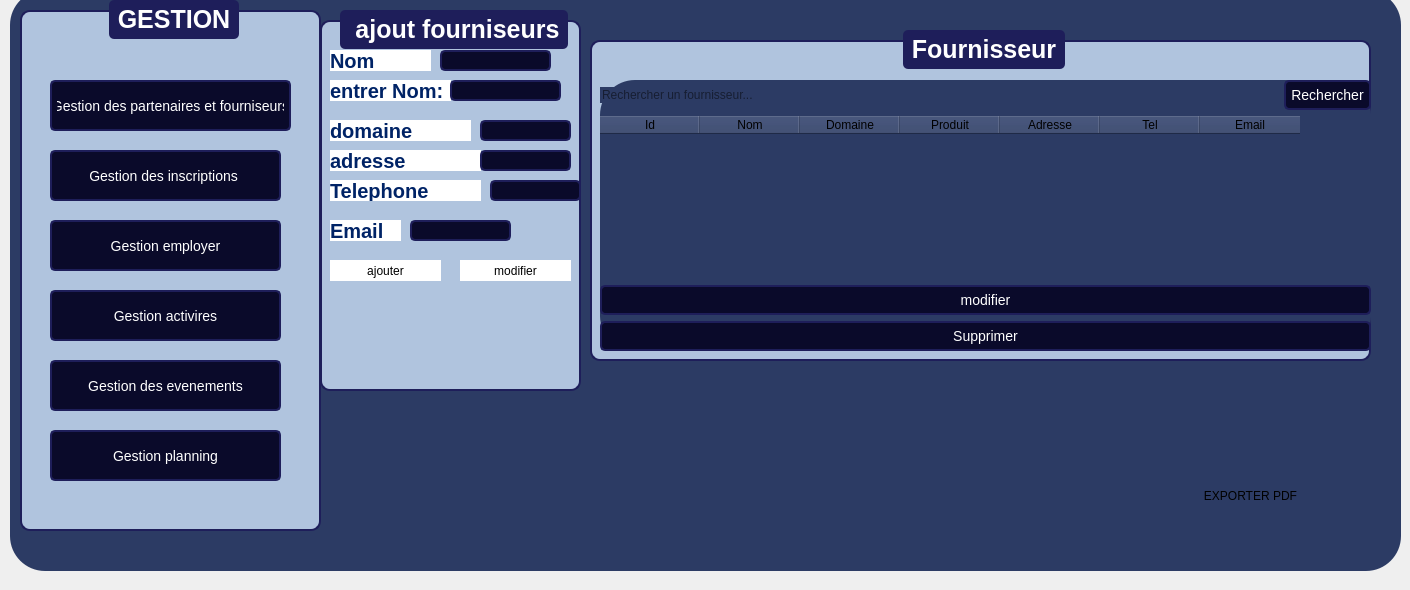
    <widget class="QWidget" name="page">
     <widget class="QFrame" name="frame1">
      <property name="geometry">
       <rect>
        <x>10</x>
        <y>-10</y>
        <width>1391</width>
        <height>581</height>
       </rect>
      </property>
      <property name="styleSheet">
       <string notr="true">background-color: rgb(44, 59, 100);
border-radius: 35px;</string>
      </property>
      <property name="frameShape">
       <enum>QFrame::Shape::StyledPanel</enum>
      </property>
      <property name="frameShadow">
       <enum>QFrame::Shadow::Raised</enum>
      </property>
      <widget class="QPushButton" name="pushButton_iconPromo">
       <property name="geometry">
        <rect>
         <x>20</x>
         <y>200</y>
         <width>21</width>
         <height>31</height>
        </rect>
       </property>
       <property name="styleSheet">
        <string notr="true">border: none;
background: transparent;
image: url(:/resources/icone1.png);
</string>
       </property>
       <property name="text">
        <string/>
       </property>
      </widget>
      <widget class="QPushButton" name="pushButton_iconCmd">
       <property name="geometry">
        <rect>
         <x>21</x>
         <y>231</y>
         <width>20</width>
         <height>21</height>
        </rect>
       </property>
       <property name="styleSheet">
        <string notr="true">border: none;
background: transparent;
image: url(:/resources/icone4.png);
</string>
       </property>
       <property name="text">
        <string/>
       </property>
      </widget>
      <widget class="QPushButton" name="pushButton_iconOut">
       <property name="geometry">
        <rect>
         <x>20</x>
         <y>320</y>
         <width>20</width>
         <height>31</height>
        </rect>
       </property>
       <property name="styleSheet">
        <string notr="true">border: none;
background: transparent;
image: url(:/resources/icone7.png);
</string>
       </property>
       <property name="text">
        <string/>
       </property>
      </widget>
      <widget class="QLabel" name="label_8">
       <property name="geometry">
        <rect>
         <x>50</x>
         <y>560</y>
         <width>63</width>
         <height>20</height>
        </rect>
       </property>
       <property name="text">
        <string/>
       </property>
      </widget>
      <widget class="QLabel" name="label_9">
       <property name="geometry">
        <rect>
         <x>50</x>
         <y>600</y>
         <width>63</width>
         <height>20</height>
        </rect>
       </property>
       <property name="text">
        <string/>
       </property>
      </widget>
      <widget class="QGroupBox" name="groupBox_14">
       <property name="geometry">
        <rect>
         <x>10</x>
         <y>10</y>
         <width>301</width>
         <height>531</height>
        </rect>
       </property>
       <property name="styleSheet">
        <string notr="true">QGroupBox {
    font-family: &quot;Arial&quot;;
    font-size: 25px;
    font-weight: bold;
    color: #0A0A2A;
    border: 2px solid #1E1E5A;
    border-radius: 10px;
    margin-top: 10px;
    background-color: #B0C4DE;
}

QGroupBox::title {
    subcontrol-origin: margin;
    subcontrol-position: top center;
    padding: 5px;
    background-color: #1E1E5A;
    color: white;
    border-radius: 5px;
}
</string>
       </property>
       <property name="title">
        <string>GESTION</string>
       </property>
       <widget class="QPushButton" name="pushButton_89">
        <property name="geometry">
         <rect>
          <x>370</x>
          <y>420</y>
          <width>81</width>
          <height>51</height>
         </rect>
        </property>
        <property name="styleSheet">
         <string notr="true">QLineEdit, QDateTimeEdit {
    font-family: &quot;Arial&quot;;
    font-size: 14px;
    color: white;
    background-color: #0A0A2A;
    border: 2px solid #1E1E5A;
    border-radius: 5px;
    padding: 5px;
}

QPushButton {
    font-family: &quot;Arial Black&quot;;
    font-size: 14px;
    color: white;
    background-color: #0A0A2A;
    border: 2px solid #1E1E5A;
    border-radius: 5px;
    padding: 5px;
}

QPushButton:hover {
    background-color: #1E1E5A;
}
</string>
        </property>
        <property name="text">
         <string>modifier</string>
        </property>
        <property name="icon">
         <iconset>
          <normaloff>:/icons/icones/addition.png</normaloff>:/icons/icones/addition.png</iconset>
        </property>
        <property name="iconSize">
         <size>
          <width>20</width>
          <height>20</height>
         </size>
        </property>
       </widget>
       <widget class="QPushButton" name="GF">
        <property name="geometry">
         <rect>
          <x>30</x>
          <y>80</y>
          <width>241</width>
          <height>51</height>
         </rect>
        </property>
        <property name="styleSheet">
         <string notr="true">QLineEdit, QDateTimeEdit {
    font-family: &quot;Arial&quot;;
    font-size: 14px;
    color: white;
    background-color: #0A0A2A;
    border: 2px solid #1E1E5A;
    border-radius: 5px;
    padding: 5px;
}

QPushButton {
    font-family: &quot;Arial Black&quot;;
    font-size: 14px;
    color: white;
    background-color: #0A0A2A;
    border: 2px solid #1E1E5A;
    border-radius: 5px;
    padding: 5px;
}

QPushButton:hover {
    background-color: #1E1E5A;
}
</string>
        </property>
        <property name="text">
         <string>Gestion des partenaires et fourniseurs</string>
        </property>
        <property name="icon">
         <iconset>
          <normaloff>:/icons/icones/addition.png</normaloff>:/icons/icones/addition.png</iconset>
        </property>
        <property name="iconSize">
         <size>
          <width>20</width>
          <height>20</height>
         </size>
        </property>
       </widget>
       <widget class="QPushButton" name="GI">
        <property name="geometry">
         <rect>
          <x>30</x>
          <y>150</y>
          <width>231</width>
          <height>51</height>
         </rect>
        </property>
        <property name="styleSheet">
         <string notr="true">QLineEdit, QDateTimeEdit {
    font-family: &quot;Arial&quot;;
    font-size: 14px;
    color: white;
    background-color: #0A0A2A;
    border: 2px solid #1E1E5A;
    border-radius: 5px;
    padding: 5px;
}

QPushButton {
    font-family: &quot;Arial Black&quot;;
    font-size: 14px;
    color: white;
    background-color: #0A0A2A;
    border: 2px solid #1E1E5A;
    border-radius: 5px;
    padding: 5px;
}

QPushButton:hover {
    background-color: #1E1E5A;
}
</string>
        </property>
        <property name="text">
         <string>Gestion des inscriptions </string>
        </property>
        <property name="icon">
         <iconset>
          <normaloff>:/icons/icones/addition.png</normaloff>:/icons/icones/addition.png</iconset>
        </property>
        <property name="iconSize">
         <size>
          <width>20</width>
          <height>20</height>
         </size>
        </property>
       </widget>
       <widget class="QPushButton" name="GE">
        <property name="geometry">
         <rect>
          <x>30</x>
          <y>220</y>
          <width>231</width>
          <height>51</height>
         </rect>
        </property>
        <property name="styleSheet">
         <string notr="true">QLineEdit, QDateTimeEdit {
    font-family: &quot;Arial&quot;;
    font-size: 14px;
    color: white;
    background-color: #0A0A2A;
    border: 2px solid #1E1E5A;
    border-radius: 5px;
    padding: 5px;
}

QPushButton {
    font-family: &quot;Arial Black&quot;;
    font-size: 14px;
    color: white;
    background-color: #0A0A2A;
    border: 2px solid #1E1E5A;
    border-radius: 5px;
    padding: 5px;
}

QPushButton:hover {
    background-color: #1E1E5A;
}
</string>
        </property>
        <property name="text">
         <string>Gestion employer</string>
        </property>
        <property name="icon">
         <iconset>
          <normaloff>:/icons/icones/addition.png</normaloff>:/icons/icones/addition.png</iconset>
        </property>
        <property name="iconSize">
         <size>
          <width>20</width>
          <height>20</height>
         </size>
        </property>
       </widget>
       <widget class="QPushButton" name="GA">
        <property name="geometry">
         <rect>
          <x>30</x>
          <y>290</y>
          <width>231</width>
          <height>51</height>
         </rect>
        </property>
        <property name="styleSheet">
         <string notr="true">QLineEdit, QDateTimeEdit {
    font-family: &quot;Arial&quot;;
    font-size: 14px;
    color: white;
    background-color: #0A0A2A;
    border: 2px solid #1E1E5A;
    border-radius: 5px;
    padding: 5px;
}

QPushButton {
    font-family: &quot;Arial Black&quot;;
    font-size: 14px;
    color: white;
    background-color: #0A0A2A;
    border: 2px solid #1E1E5A;
    border-radius: 5px;
    padding: 5px;
}

QPushButton:hover {
    background-color: #1E1E5A;
}
</string>
        </property>
        <property name="text">
         <string>Gestion activires</string>
        </property>
        <property name="icon">
         <iconset>
          <normaloff>:/icons/icones/addition.png</normaloff>:/icons/icones/addition.png</iconset>
        </property>
        <property name="iconSize">
         <size>
          <width>20</width>
          <height>20</height>
         </size>
        </property>
       </widget>
       <widget class="QPushButton" name="GE2">
        <property name="geometry">
         <rect>
          <x>30</x>
          <y>360</y>
          <width>231</width>
          <height>51</height>
         </rect>
        </property>
        <property name="styleSheet">
         <string notr="true">QLineEdit, QDateTimeEdit {
    font-family: &quot;Arial&quot;;
    font-size: 14px;
    color: white;
    background-color: #0A0A2A;
    border: 2px solid #1E1E5A;
    border-radius: 5px;
    padding: 5px;
}

QPushButton {
    font-family: &quot;Arial Black&quot;;
    font-size: 14px;
    color: white;
    background-color: #0A0A2A;
    border: 2px solid #1E1E5A;
    border-radius: 5px;
    padding: 5px;
}

QPushButton:hover {
    background-color: #1E1E5A;
}
</string>
        </property>
        <property name="text">
         <string>Gestion des evenements</string>
        </property>
        <property name="icon">
         <iconset>
          <normaloff>:/icons/icones/addition.png</normaloff>:/icons/icones/addition.png</iconset>
        </property>
        <property name="iconSize">
         <size>
          <width>20</width>
          <height>20</height>
         </size>
        </property>
       </widget>
       <widget class="QPushButton" name="GP">
        <property name="geometry">
         <rect>
          <x>30</x>
          <y>430</y>
          <width>231</width>
          <height>51</height>
         </rect>
        </property>
        <property name="styleSheet">
         <string notr="true">QLineEdit, QDateTimeEdit {
    font-family: &quot;Arial&quot;;
    font-size: 14px;
    color: white;
    background-color: #0A0A2A;
    border: 2px solid #1E1E5A;
    border-radius: 5px;
    padding: 5px;
}

QPushButton {
    font-family: &quot;Arial Black&quot;;
    font-size: 14px;
    color: white;
    background-color: #0A0A2A;
    border: 2px solid #1E1E5A;
    border-radius: 5px;
    padding: 5px;
}

QPushButton:hover {
    background-color: #1E1E5A;
}
</string>
        </property>
        <property name="text">
         <string>Gestion planning</string>
        </property>
        <property name="icon">
         <iconset>
          <normaloff>:/icons/icones/addition.png</normaloff>:/icons/icones/addition.png</iconset>
        </property>
        <property name="iconSize">
         <size>
          <width>20</width>
          <height>20</height>
         </size>
        </property>
       </widget>
      </widget>
      <widget class="QLabel" name="label_5">
       <property name="geometry">
        <rect>
         <x>800</x>
         <y>200</y>
         <width>63</width>
         <height>20</height>
        </rect>
       </property>
       <property name="text">
        <string>1</string>
       </property>
      </widget>
      <widget class="QGroupBox" name="groupBox_31">
       <property name="geometry">
        <rect>
         <x>580</x>
         <y>40</y>
         <width>781</width>
         <height>331</height>
        </rect>
       </property>
       <property name="styleSheet">
        <string notr="true">QGroupBox {
    font-family: &quot;Arial&quot;;
    font-size: 25px;
    font-weight: bold;
    color: #0A0A2A;
    border: 2px solid #1E1E5A;
    border-radius: 10px;
    margin-top: 10px;
    background-color: #B0C4DE;
}

QGroupBox::title {
    subcontrol-origin: margin;
    subcontrol-position: top center;
    padding: 5px;
    background-color: #1E1E5A;
    color: white;
    border-radius: 5px;
}
</string>
       </property>
       <property name="title">
        <string>Fournisseur</string>
       </property>
       <widget class="QWidget" name="verticalLayoutWidget">
        <property name="geometry">
         <rect>
          <x>10</x>
          <y>50</y>
          <width>771</width>
          <height>271</height>
         </rect>
        </property>
        <layout class="QVBoxLayout" name="verticalLayout_2">
         <item>
          <layout class="QHBoxLayout" name="horizontalLayout">
           <item>
            <widget class="QLineEdit" name="lineEdit">
             <property name="placeholderText">
              <string>Rechercher un fournisseur...</string>
             </property>
            </widget>
           </item>
           <item>
            <widget class="QPushButton" name="pushButton_86">
             <property name="styleSheet">
              <string notr="true">QLineEdit, QDateTimeEdit {
    font-family: &quot;Arial&quot;;
    font-size: 14px;
    color: white;
    background-color: #0A0A2A;
    border: 2px solid #1E1E5A;
    border-radius: 5px;
    padding: 5px;
}

QPushButton {
    font-family: &quot;Arial Black&quot;;
    font-size: 14px;
    color: white;
    background-color: #0A0A2A;
    border: 2px solid #1E1E5A;
    border-radius: 5px;
    padding: 5px;
}

QPushButton:hover {
    background-color: #1E1E5A;
}
</string>
             </property>
             <property name="text">
              <string>Rechercher</string>
             </property>
             <property name="icon">
              <iconset>
               <normaloff>:/icons/icones/addition.png</normaloff>:/icons/icones/addition.png</iconset>
             </property>
             <property name="iconSize">
              <size>
               <width>20</width>
               <height>20</height>
              </size>
             </property>
            </widget>
           </item>
          </layout>
         </item>
         <item>
          <widget class="QTableWidget" name="tableWidget_7">
           <column>
            <property name="text">
             <string>Id</string>
            </property>
           </column>
           <column>
            <property name="text">
             <string>Nom</string>
            </property>
           </column>
           <column>
            <property name="text">
             <string>Domaine</string>
            </property>
           </column>
           <column>
            <property name="text">
             <string>Produit</string>
            </property>
           </column>
           <column>
            <property name="text">
             <string>Adresse</string>
            </property>
           </column>
           <column>
            <property name="text">
             <string>Tel</string>
            </property>
           </column>
           <column>
            <property name="text">
             <string>Email</string>
            </property>
           </column>
          </widget>
         </item>
         <item>
          <layout class="QHBoxLayout" name="horizontalLayout_2"/>
         </item>
         <item>
          <layout class="QVBoxLayout" name="verticalLayout_3"/>
         </item>
         <item>
          <widget class="QPushButton" name="pushButton_87">
           <property name="styleSheet">
            <string notr="true">QLineEdit, QDateTimeEdit {
    font-family: &quot;Arial&quot;;
    font-size: 14px;
    color: white;
    background-color: #0A0A2A;
    border: 2px solid #1E1E5A;
    border-radius: 5px;
    padding: 5px;
}

QPushButton {
    font-family: &quot;Arial Black&quot;;
    font-size: 14px;
    color: white;
    background-color: #0A0A2A;
    border: 2px solid #1E1E5A;
    border-radius: 5px;
    padding: 5px;
}

QPushButton:hover {
    background-color: #1E1E5A;
}
</string>
           </property>
           <property name="text">
            <string>modifier</string>
           </property>
           <property name="icon">
            <iconset>
             <normaloff>:/icons/icones/addition.png</normaloff>:/icons/icones/addition.png</iconset>
           </property>
           <property name="iconSize">
            <size>
             <width>20</width>
             <height>20</height>
            </size>
           </property>
          </widget>
         </item>
         <item>
          <layout class="QVBoxLayout" name="verticalLayout_4"/>
         </item>
         <item>
          <widget class="QPushButton" name="pushButton_88">
           <property name="styleSheet">
            <string notr="true">QLineEdit, QDateTimeEdit {
    font-family: &quot;Arial&quot;;
    font-size: 14px;
    color: white;
    background-color: #0A0A2A;
    border: 2px solid #1E1E5A;
    border-radius: 5px;
    padding: 5px;
}

QPushButton {
    font-family: &quot;Arial Black&quot;;
    font-size: 14px;
    color: white;
    background-color: #0A0A2A;
    border: 2px solid #1E1E5A;
    border-radius: 5px;
    padding: 5px;
}

QPushButton:hover {
    background-color: #1E1E5A;
}
</string>
           </property>
           <property name="text">
            <string>Supprimer</string>
           </property>
           <property name="icon">
            <iconset>
             <normaloff>:/icons/icones/addition.png</normaloff>:/icons/icones/addition.png</iconset>
           </property>
           <property name="iconSize">
            <size>
             <width>20</width>
             <height>20</height>
            </size>
           </property>
          </widget>
         </item>
        </layout>
       </widget>
      </widget>
      <widget class="QGroupBox" name="groupBox_36">
       <property name="geometry">
        <rect>
         <x>310</x>
         <y>20</y>
         <width>261</width>
         <height>381</height>
        </rect>
       </property>
       <property name="styleSheet">
        <string notr="true">QGroupBox {
    font-family: &quot;Arial&quot;;
    font-size: 25px;
    font-weight: bold;
    color: #0A0A2A;
    border: 2px solid #1E1E5A;
    border-radius: 10px;
    margin-top: 10px;
    background-color: #B0C4DE;
}

QGroupBox::title {
    subcontrol-origin: margin;
    subcontrol-position: top center;
    padding: 5px;
    background-color: #1E1E5A;
    color: white;
    border-radius: 5px;
}
</string>
       </property>
       <property name="title">
        <string> ajout fourniseurs</string>
       </property>
       <widget class="QPushButton" name="pushButton_102">
        <property name="geometry">
         <rect>
          <x>370</x>
          <y>420</y>
          <width>81</width>
          <height>51</height>
         </rect>
        </property>
        <property name="styleSheet">
         <string notr="true">QLineEdit, QDateTimeEdit {
    font-family: &quot;Arial&quot;;
    font-size: 14px;
    color: white;
    background-color: #0A0A2A;
    border: 2px solid #1E1E5A;
    border-radius: 5px;
    padding: 5px;
}

QPushButton {
    font-family: &quot;Arial Black&quot;;
    font-size: 14px;
    color: white;
    background-color: #0A0A2A;
    border: 2px solid #1E1E5A;
    border-radius: 5px;
    padding: 5px;
}

QPushButton:hover {
    background-color: #1E1E5A;
}
</string>
        </property>
        <property name="text">
         <string>modifier</string>
        </property>
        <property name="icon">
         <iconset>
          <normaloff>:/icons/icones/addition.png</normaloff>:/icons/icones/addition.png</iconset>
        </property>
        <property name="iconSize">
         <size>
          <width>20</width>
          <height>20</height>
         </size>
        </property>
       </widget>
       <widget class="QPushButton" name="pushButton_103">
        <property name="geometry">
         <rect>
          <x>120</x>
          <y>40</y>
          <width>111</width>
          <height>21</height>
         </rect>
        </property>
        <property name="styleSheet">
         <string notr="true">QLineEdit, QDateTimeEdit {
    font-family: &quot;Arial&quot;;
    font-size: 14px;
    color: white;
    background-color: #0A0A2A;
    border: 2px solid #1E1E5A;
    border-radius: 5px;
    padding: 5px;
}

QPushButton {
    font-family: &quot;Arial Black&quot;;
    font-size: 14px;
    color: white;
    background-color: #0A0A2A;
    border: 2px solid #1E1E5A;
    border-radius: 5px;
    padding: 5px;
}

QPushButton:hover {
    background-color: #1E1E5A;
}
</string>
        </property>
        <property name="text">
         <string/>
        </property>
        <property name="icon">
         <iconset>
          <normaloff>:/icons/icones/addition.png</normaloff>:/icons/icones/addition.png</iconset>
        </property>
        <property name="iconSize">
         <size>
          <width>20</width>
          <height>20</height>
         </size>
        </property>
       </widget>
       <widget class="QLabel" name="label_178">
        <property name="geometry">
         <rect>
          <x>10</x>
          <y>40</y>
          <width>101</width>
          <height>21</height>
         </rect>
        </property>
        <property name="styleSheet">
         <string notr="true">QLabel {
	background-color: rgb(0, 85, 127);
	background-color: rgb(255, 255, 255);
    font-size: 20px;
    font-weight: bold;
    color: #002366;  /* Bleu foncé */
}</string>
        </property>
        <property name="text">
         <string>Nom</string>
        </property>
       </widget>
       <widget class="QLabel" name="label_179">
        <property name="geometry">
         <rect>
          <x>10</x>
          <y>70</y>
          <width>121</width>
          <height>21</height>
         </rect>
        </property>
        <property name="styleSheet">
         <string notr="true">QLabel {
	background-color: rgb(255, 255, 255);
    font-size: 20px;
    font-weight: bold;
    color: #002366;  /* Bleu foncé */
}</string>
        </property>
        <property name="text">
         <string>entrer Nom: </string>
        </property>
       </widget>
       <widget class="QLabel" name="label_180">
        <property name="geometry">
         <rect>
          <x>10</x>
          <y>110</y>
          <width>141</width>
          <height>21</height>
         </rect>
        </property>
        <property name="styleSheet">
         <string notr="true">QLabel {
	background-color: rgb(255, 255, 255);
    font-size: 20px;
    font-weight: bold;
    color: #002366;  /* Bleu foncé */
}</string>
        </property>
        <property name="text">
         <string>domaine</string>
        </property>
       </widget>
       <widget class="QLabel" name="label_181">
        <property name="geometry">
         <rect>
          <x>10</x>
          <y>140</y>
          <width>151</width>
          <height>21</height>
         </rect>
        </property>
        <property name="styleSheet">
         <string notr="true">QLabel {
	background-color: rgb(255, 255, 255);
    font-size: 20px;
    font-weight: bold;
    color: #002366;  /* Bleu foncé */
}</string>
        </property>
        <property name="text">
         <string>adresse</string>
        </property>
       </widget>
       <widget class="QLabel" name="label_182">
        <property name="geometry">
         <rect>
          <x>10</x>
          <y>170</y>
          <width>151</width>
          <height>21</height>
         </rect>
        </property>
        <property name="styleSheet">
         <string notr="true">QLabel {
	background-color: rgb(0, 85, 127);
	background-color: rgb(255, 255, 255);
    font-size: 20px;
    font-weight: bold;
    color: #002366;  /* Bleu foncé */
}</string>
        </property>
        <property name="text">
         <string>Telephone</string>
        </property>
       </widget>
       <widget class="QLabel" name="label_183">
        <property name="geometry">
         <rect>
          <x>10</x>
          <y>210</y>
          <width>71</width>
          <height>21</height>
         </rect>
        </property>
        <property name="styleSheet">
         <string notr="true">QLabel {
	background-color: rgb(255, 255, 255);
	alternate-background-color: rgb(255, 255, 255);
    font-size: 20px;
    font-weight: bold;
    color: #002366;  /* Bleu foncé */
}</string>
        </property>
        <property name="text">
         <string>Email</string>
        </property>
       </widget>
       <widget class="QPushButton" name="pushButton_104">
        <property name="geometry">
         <rect>
          <x>130</x>
          <y>70</y>
          <width>111</width>
          <height>21</height>
         </rect>
        </property>
        <property name="styleSheet">
         <string notr="true">QLineEdit, QDateTimeEdit {
    font-family: &quot;Arial&quot;;
    font-size: 14px;
    color: white;
    background-color: #0A0A2A;
    border: 2px solid #1E1E5A;
    border-radius: 5px;
    padding: 5px;
}

QPushButton {
    font-family: &quot;Arial Black&quot;;
    font-size: 14px;
    color: white;
    background-color: #0A0A2A;
    border: 2px solid #1E1E5A;
    border-radius: 5px;
    padding: 5px;
}

QPushButton:hover {
    background-color: #1E1E5A;
}
</string>
        </property>
        <property name="text">
         <string/>
        </property>
        <property name="icon">
         <iconset>
          <normaloff>:/icons/icones/addition.png</normaloff>:/icons/icones/addition.png</iconset>
        </property>
        <property name="iconSize">
         <size>
          <width>20</width>
          <height>20</height>
         </size>
        </property>
       </widget>
       <widget class="QPushButton" name="pushButton_105">
        <property name="geometry">
         <rect>
          <x>160</x>
          <y>110</y>
          <width>91</width>
          <height>21</height>
         </rect>
        </property>
        <property name="styleSheet">
         <string notr="true">QLineEdit, QDateTimeEdit {
    font-family: &quot;Arial&quot;;
    font-size: 14px;
    color: white;
    background-color: #0A0A2A;
    border: 2px solid #1E1E5A;
    border-radius: 5px;
    padding: 5px;
}

QPushButton {
    font-family: &quot;Arial Black&quot;;
    font-size: 14px;
    color: white;
    background-color: #0A0A2A;
    border: 2px solid #1E1E5A;
    border-radius: 5px;
    padding: 5px;
}

QPushButton:hover {
    background-color: #1E1E5A;
}
</string>
        </property>
        <property name="text">
         <string/>
        </property>
        <property name="icon">
         <iconset>
          <normaloff>:/icons/icones/addition.png</normaloff>:/icons/icones/addition.png</iconset>
        </property>
        <property name="iconSize">
         <size>
          <width>20</width>
          <height>20</height>
         </size>
        </property>
       </widget>
       <widget class="QPushButton" name="pushButton_106">
        <property name="geometry">
         <rect>
          <x>170</x>
          <y>170</y>
          <width>91</width>
          <height>21</height>
         </rect>
        </property>
        <property name="styleSheet">
         <string notr="true">QLineEdit, QDateTimeEdit {
    font-family: &quot;Arial&quot;;
    font-size: 14px;
    color: white;
    background-color: #0A0A2A;
    border: 2px solid #1E1E5A;
    border-radius: 5px;
    padding: 5px;
}

QPushButton {
    font-family: &quot;Arial Black&quot;;
    font-size: 14px;
    color: white;
    background-color: #0A0A2A;
    border: 2px solid #1E1E5A;
    border-radius: 5px;
    padding: 5px;
}

QPushButton:hover {
    background-color: #1E1E5A;
}
</string>
        </property>
        <property name="text">
         <string/>
        </property>
        <property name="icon">
         <iconset>
          <normaloff>:/icons/icones/addition.png</normaloff>:/icons/icones/addition.png</iconset>
        </property>
        <property name="iconSize">
         <size>
          <width>20</width>
          <height>20</height>
         </size>
        </property>
       </widget>
       <widget class="QPushButton" name="pushButton_107">
        <property name="geometry">
         <rect>
          <x>160</x>
          <y>140</y>
          <width>91</width>
          <height>21</height>
         </rect>
        </property>
        <property name="styleSheet">
         <string notr="true">QLineEdit, QDateTimeEdit {
    font-family: &quot;Arial&quot;;
    font-size: 14px;
    color: white;
    background-color: #0A0A2A;
    border: 2px solid #1E1E5A;
    border-radius: 5px;
    padding: 5px;
}

QPushButton {
    font-family: &quot;Arial Black&quot;;
    font-size: 14px;
    color: white;
    background-color: #0A0A2A;
    border: 2px solid #1E1E5A;
    border-radius: 5px;
    padding: 5px;
}

QPushButton:hover {
    background-color: #1E1E5A;
}
</string>
        </property>
        <property name="text">
         <string/>
        </property>
        <property name="icon">
         <iconset>
          <normaloff>:/icons/icones/addition.png</normaloff>:/icons/icones/addition.png</iconset>
        </property>
        <property name="iconSize">
         <size>
          <width>20</width>
          <height>20</height>
         </size>
        </property>
       </widget>
       <widget class="QPushButton" name="pushButton_108">
        <property name="geometry">
         <rect>
          <x>90</x>
          <y>210</y>
          <width>101</width>
          <height>21</height>
         </rect>
        </property>
        <property name="styleSheet">
         <string notr="true">QLineEdit, QDateTimeEdit {
    font-family: &quot;Arial&quot;;
    font-size: 14px;
    color: white;
    background-color: #0A0A2A;
    border: 2px solid #1E1E5A;
    border-radius: 5px;
    padding: 5px;
}

QPushButton {
    font-family: &quot;Arial Black&quot;;
    font-size: 14px;
    color: white;
    background-color: #0A0A2A;
    border: 2px solid #1E1E5A;
    border-radius: 5px;
    padding: 5px;
}

QPushButton:hover {
    background-color: #1E1E5A;
}
</string>
        </property>
        <property name="text">
         <string/>
        </property>
        <property name="icon">
         <iconset>
          <normaloff>:/icons/icones/addition.png</normaloff>:/icons/icones/addition.png</iconset>
        </property>
        <property name="iconSize">
         <size>
          <width>20</width>
          <height>20</height>
         </size>
        </property>
       </widget>
       <widget class="QPushButton" name="search_7">
        <property name="geometry">
         <rect>
          <x>140</x>
          <y>250</y>
          <width>111</width>
          <height>21</height>
         </rect>
        </property>
        <property name="minimumSize">
         <size>
          <width>111</width>
          <height>18</height>
         </size>
        </property>
        <property name="styleSheet">
         <string notr="true">background-color: rgb(255, 255, 255);</string>
        </property>
        <property name="text">
         <string>modifier</string>
        </property>
       </widget>
       <widget class="QPushButton" name="search_8">
        <property name="geometry">
         <rect>
          <x>10</x>
          <y>250</y>
          <width>111</width>
          <height>21</height>
         </rect>
        </property>
        <property name="minimumSize">
         <size>
          <width>111</width>
          <height>18</height>
         </size>
        </property>
        <property name="styleSheet">
         <string notr="true">background-color: rgb(255, 255, 255);</string>
        </property>
        <property name="text">
         <string>ajouter</string>
        </property>
       </widget>
      </widget>
      <widget class="QPushButton" name="acceuil_28">
       <property name="geometry">
        <rect>
         <x>1160</x>
         <y>480</y>
         <width>161</width>
         <height>51</height>
        </rect>
       </property>
       <property name="styleSheet">
        <string notr="true">QPushButton {
    background-color: #E8F1FF; /* Couleur de fond initiale */
    color: #000000; /* Couleur du texte */
    border: none;
    font-size: 13px; /* Augmenter la taille du texte */
    font-weight: bold;
    padding: 12px; /* Espacement pour agrandir le bouton */
    border-radius: 8px;
    text-align: center; /* Centrer le texte */
    qproperty-iconSize: 32px 32px; /* Agrandir l'icône */
}

QPushButton:hover {
    background-color: #D0E3FF; /* Couleur au survol */
}

QPushButton:pressed {
    background-color: #D0E3FF; /* Bleu foncé lorsqu'on clique */
    color: white;
}
url(:/icons/icones/14.png)</string>
       </property>
       <property name="text">
        <string>EXPORTER PDF</string>
       </property>
       <property name="icon">
        <iconset>
         <normaloff>:/icons/icones/upload.png</normaloff>:/icons/icones/upload.png</iconset>
       </property>
      </widget>
      <zorder>pushButton_iconPromo</zorder>
      <zorder>pushButton_iconCmd</zorder>
      <zorder>pushButton_iconOut</zorder>
      <zorder>label_8</zorder>
      <zorder>label_9</zorder>
      <zorder>groupBox_14</zorder>
      <zorder>label_5</zorder>
      <zorder>groupBox_31</zorder>
      <zorder>acceuil_28</zorder>
      <zorder>groupBox_36</zorder>
     </widget>
    </widget>
